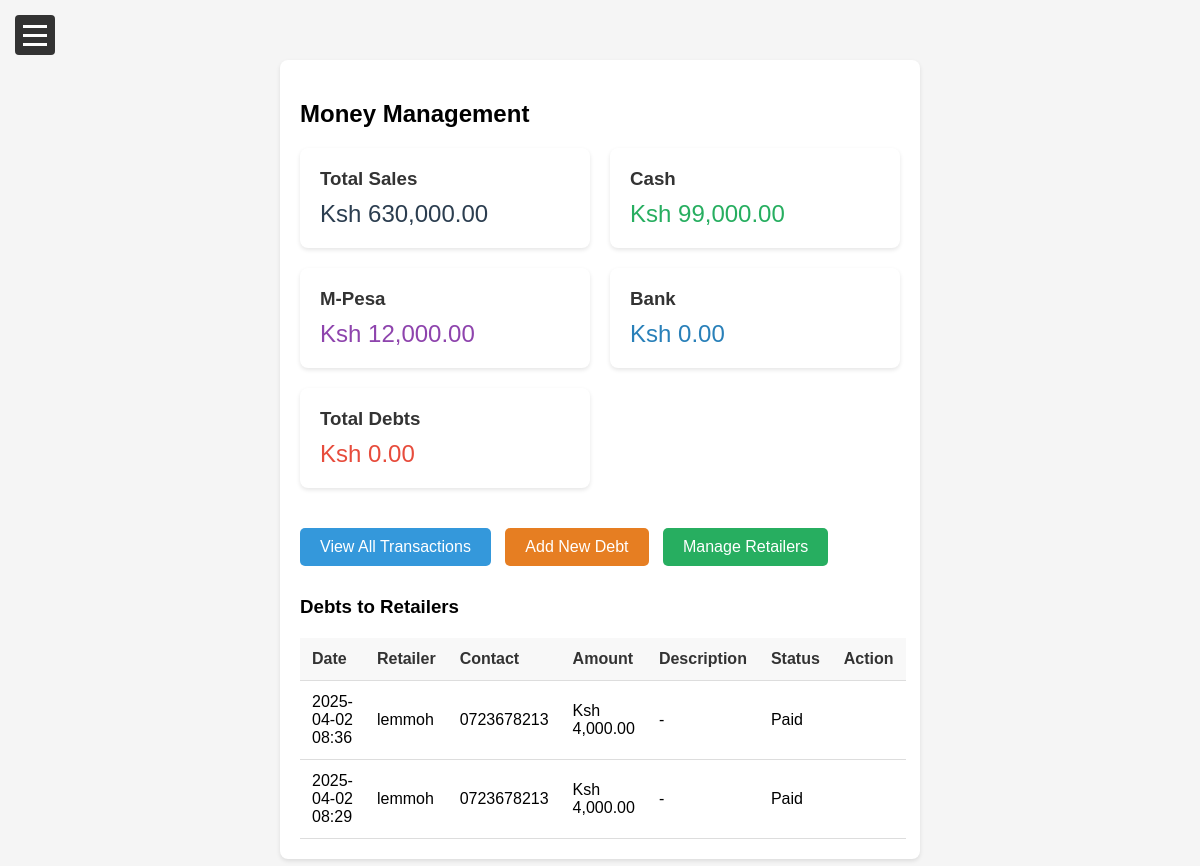
The page /money.php on the database its author committed.
### tables this page shows
CREATE TABLE `debts` (
  `id` int(11) NOT NULL,
  `retailer_id` int(11) NOT NULL,
  `sale_id` int(11) DEFAULT NULL,
  `amount` decimal(10,2) NOT NULL,
  `paid_amount` decimal(10,2) DEFAULT NULL,
  `payment_method` varchar(50) DEFAULT NULL,
  `paid_date` timestamp NULL DEFAULT NULL,
  `payment_status` enum('pending','paid') DEFAULT 'pending',
  `description` text DEFAULT NULL,
  `created_at` timestamp NOT NULL DEFAULT current_timestamp()
);

CREATE TABLE `retailers` (
  `id` int(11) NOT NULL,
  `retailer_name` varchar(255) NOT NULL,
  `phone` varchar(15) DEFAULT NULL,
  `email` varchar(255) DEFAULT NULL,
  `address` text DEFAULT NULL,
  `created_at` timestamp NOT NULL DEFAULT current_timestamp()
);

### money.php (the view, shortened to what this page needs)
<?php
require_once 'db_config.php';
$total_sales = 0;
$total_cash = 0;
$total_bank = 0;
$total_mpesa = 0;
$total_debts = 0;
try {
    $sql = "SELECT
            SUM(amount) as total_sales,
            SUM(CASE WHEN payment_method = 'cash' THEN amount ELSE 0 END) as cash_total,
            SUM(CASE WHEN payment_method = 'mpesa' THEN amount ELSE 0 END) as mpesa_total,
            SUM(CASE WHEN payment_method = 'bank' THEN amount ELSE 0 END) as bank_total
            FROM sales";
    $stmt = $conn->query($sql);
    $result = $stmt->fetch(PDO::FETCH_ASSOC);
    $total_sales = $result['total_sales'] ?? 0;
    $total_cash = $result['cash_total'] ?? 0;
    $total_mpesa = $result['mpesa_total'] ?? 0;
    $total_bank = $result['bank_total'] ?? 0;
    $debt_sql = "SELECT
                 SUM(amount) as total_debts
                 FROM debts
                 WHERE payment_status = 'pending'";
    $debt_stmt = $conn->query($debt_sql);
    $debt_result = $debt_stmt->fetch(PDO::FETCH_ASSOC);
    $total_debts = $debt_result['total_debts'] ?? 0;
} catch(PDOException $e) {
    $error = "Error: " . $e->getMessage();
}
?>
<!DOCTYPE html>
<html lang="en">
<head>
    <link rel="stylesheet" href="styles.css">
</head>
<body>
    <button class="menu-toggle">
        <span></span>
        <span></span>
        <span></span>
    </button>
    <div class="main-content">
        <div class="container">
            <h2>Money Management</h2>
            <div class="summary-cards" style="display: grid; grid-template-columns: repeat(auto-fit, minmax(200px, 1fr)); gap: 20px; margin-bottom: 30px;">
                <div class="card" style="background: #fff; padding: 20px; border-radius: 8px; box-shadow: 0 2px 4px rgba(0,0,0,0.1);">
                    <h3 style="margin: 0 0 10px 0; color: #333;">Total Sales</h3>
                    <p style="font-size: 24px; margin: 0; color: #2c3e50;">Ksh <?php echo number_format($total_sales, 2); ?></p>
                </div>
                <div class="card" style="background: #fff; padding: 20px; border-radius: 8px; box-shadow: 0 2px 4px rgba(0,0,0,0.1);">
                    <h3 style="margin: 0 0 10px 0; color: #333;">Cash</h3>
                    <p style="font-size: 24px; margin: 0; color: #27ae60;">Ksh <?php echo number_format($total_cash, 2); ?></p>
                </div>
                <div class="card" style="background: #fff; padding: 20px; border-radius: 8px; box-shadow: 0 2px 4px rgba(0,0,0,0.1);">
                    <h3 style="margin: 0 0 10px 0; color: #333;">M-Pesa</h3>
                    <p style="font-size: 24px; margin: 0; color: #8e44ad;">Ksh <?php echo number_format($total_mpesa, 2); ?></p>
                </div>
                <div class="card" style="background: #fff; padding: 20px; border-radius: 8px; box-shadow: 0 2px 4px rgba(0,0,0,0.1);">
                    <h3 style="margin: 0 0 10px 0; color: #333;">Bank</h3>
                    <p style="font-size: 24px; margin: 0; color: #2980b9;">Ksh <?php echo number_format($total_bank, 2); ?></p>
                </div>
                <div class="card" style="background: #fff; padding: 20px; border-radius: 8px; box-shadow: 0 2px 4px rgba(0,0,0,0.1);">
                    <h3 style="margin: 0 0 10px 0; color: #333;">Total Debts</h3>
                    <p style="font-size: 24px; margin: 0; color: #e74c3c;">Ksh <?php echo number_format($total_debts, 2); ?></p>
                </div>
            </div>
            <div class="button-group">
                <a href="transactions.php" class="action-button">View All Transactions</a>
                <a href="add_debt.php" class="action-button add-debt-button">Add New Debt</a>
                <a href="retailers.php" class="action-button add-retailer-button">Manage Retailers</a>
            </div>
            <h3>Debts to Retailers</h3>
            <?php
            try {
                $sql = "SELECT d.*, r.retailer_name, r.phone
                        FROM debts d
                        JOIN retailers r ON d.retailer_id = r.id
                        ORDER BY d.created_at DESC";
                $stmt = $conn->query($sql);
                if ($stmt->rowCount() > 0) {
                    echo "<table>
                            <tr>
                                <th>Date</th>
                                <th>Retailer</th>
                                <th>Contact</th>
                                <th>Amount</th>
                                <th>Description</th>
                                <th>Status</th>
                                <th>Action</th>
                            </tr>";
                    while($row = $stmt->fetch(PDO::FETCH_ASSOC)) {
                        echo "<tr>
                                <td>" . date('Y-m-d H:i', strtotime($row['created_at'])) . "</td>
                                <td>" . htmlspecialchars($row['retailer_name']) . "</td>
                                <td>" . htmlspecialchars($row['phone'] ?: '-') . "</td>
                                <td>Ksh " . number_format($row['amount'], 2) . "</td>
                                <td class='description-cell'>" .
                                    (empty($row['description']) ? '-' : htmlspecialchars($row['description'])) .
                                "</td>
                                <td>" . ucfirst($row['payment_status']) . "</td>
                                <td>";
                        echo "</td></tr>";
                    }
                    echo "</table>";
                } else {
                    echo "<p>No debts found</p>";
                }
            } catch(PDOException $e) {
                echo '<div class="feedback error">Error: ' . htmlspecialchars($e->getMessage()) . '</div>';
            }
            ?>
        </div>
    </div>
</body>
</html>

### styles.css (style rules this page uses)
body { display: flex; margin: 0; min-height: 100vh; font-family: Arial, sans-serif; }
.menu-toggle { position: fixed; top: 15px; left: 15px; z-index: 1001; background: #333; border: none; cursor: pointer; width: 40px; height: 40px; border-radius: 4px; display: flex; flex-direction: column; justify-content: center; align-items: center; gap: 6px; transition: transform 0.3s ease; }
.menu-toggle span { display: block; width: 24px; height: 3px; background-color: white; transition: transform 0.3s ease, opacity 0.3s ease; transform-origin: center; }
.main-content { flex: 1; padding: 20px; margin-left: 0; background-color: #f5f5f5; transition: margin-left 0.3s ease; padding-top: 60px; min-height: calc(100vh - 80px); }
.container { max-width: 600px; margin: 0 auto; background-color: white; padding: 20px; border-radius: 8px; box-shadow: 0 2px 4px rgba(0, 0, 0, 0.1); }
table { width: 100%; border-collapse: collapse; margin-top: 20px; background-color: white; }
th, td { padding: 12px; text-align: left; border-bottom: 1px solid #ddd; }
th { background-color: #f8f8f8; color: #333; font-weight: 600; }

### money.php (style rules this page uses)
.action-button { display: inline-block; padding: 10px 20px; background-color: #3498db; color: white; text-decoration: none; border-radius: 5px; margin: 10px 10px 10px 0; }
.add-debt-button { background-color: #e67e22; }
.add-retailer-button { background-color: #27ae60; }
.button-group { margin: 20px 0; }
.description-cell { max-width: 200px; overflow: hidden; text-overflow: ellipsis; white-space: nowrap; }

### rows shown on the page
debts: created_at "2025-04-02 08:36", retailer.retailer_name "lemmoh", retailer.phone "0723678213", amount "4,000.00", payment_status "Paid"
debts: created_at "2025-04-02 08:29", retailer.retailer_name "lemmoh", retailer.phone "0723678213", amount "4,000.00", payment_status "Paid"

### other values the page prints
$total_sales "630,000.00"
$total_cash "99,000.00"
$total_mpesa "12,000.00"
$total_bank "0.00"
$total_debts "0.00"
